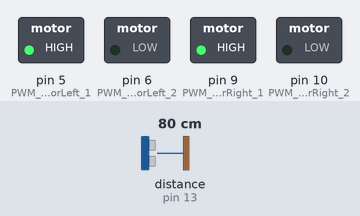
The sketch below on a simulated Arduino Uno, built with avr-gcc and run on an emulated ATmega328P. Parts: switched loads named in the sketch (green lamp = pin HIGH). Wiring (inferred from the names in the program): ultrasonic range finder: trigger pin 12; echo pin 13. The inputs (shaded band) are chosen by the test bench; at power-on: distance to the obstacle (sensor on pin 13) 80 cm. The echo pulse lasts 58.3 µs per cm; pins used as bus, display or sensor lines are not drawn; what the sketch prints to the serial monitor is not drawn.

Above: at 1.2 s.
1.3 s: distance to the obstacle (sensor on pin 13) set to 250 cm
At 3.3 s:
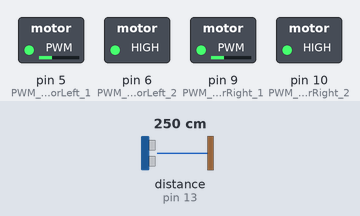
At 4.1 s:
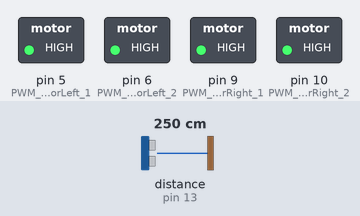
4.3 s: distance to the obstacle (sensor on pin 13) set to 18 cm
At 4.8 s:
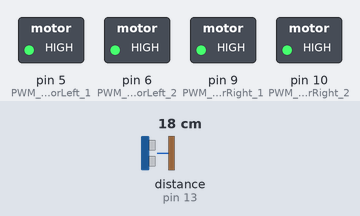
7.3 s: distance to the obstacle (sensor on pin 13) set to 299 cm
Timing chart, 0 to 21.6 s (numbered marks = the images above; inputs shaded):
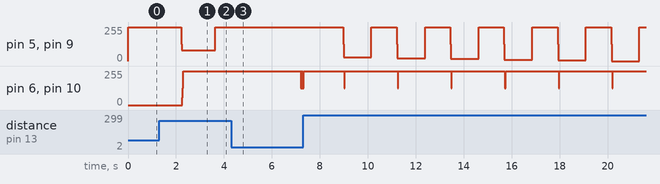

The sketch:

Dis_Controler.ino
```cpp
//Filename : Controler.ino
//Discription : 基于Arduino UNO的PWM及PID距离保持控制器

// 引脚定义
const int trigPin = 12;
const int echoPin = 13;

const int PWM_MotorLeft_1 = 5;//定义电机连接引脚
const int PWM_MotorLeft_2 = 6;
const int PWM_MotorRight_1 = 9;
const int PWM_MotorRight_2 = 10;

double distance = 0;

double setpoint = 30;

int WaveBit_Input;
int WaveBit_Output;

int duty;

typedef struct
{
    float Target_value;//目标值
    float Current_value;//当前值
    float PWM;//PWM
    float Current_Error;//目前误差
    float Last_Error;//上一次误差
    float Kp,Ki,Kd;//比例常数，积分常数，微分常数
    float PID_Output;//PID 输出，通常作为控制执行器的变量
    float Integral_value; //积分值
}
PID_TypeDef;
PID_TypeDef PID;//定义结构体变量

void setup()
{
    Serial.begin(9600);

    pinMode(trigPin, OUTPUT);//设置Trig引脚
    pinMode(echoPin, INPUT);//设置Echo引脚

    pinMode(PWM_MotorLeft_1, OUTPUT);
    pinMode(PWM_MotorLeft_2, OUTPUT);
    pinMode(PWM_MotorRight_1, OUTPUT);
    pinMode(PWM_MotorRight_2, OUTPUT);
}

//初始化 PID 各项参数
void PID_Init()
{
    PID.Target_value = 0.0;
    PID.Current_value = 0.0;
    PID.PWM = 0.0;
    PID.Current_Error = 0.0;
    PID.Last_Error = 0.0;
    PID.PID_Output = 0.0;
    PID.Integral_value = 0.0;
    PID.Kp = 750.0;
    PID.Ki = 2.5;
    PID.Kd = 0.0;
}

//PID 操作
float PID_operation(float value)
{
    PID.Target_value = value;//确定目标值
    PID.Current_Error = PID.Target_value - PID.Current_value;//计算偏差量
    PID.Integral_value += PID.Current_Error;//计算和
    PID.PID_Output = PID.Kp * PID.Current_Error + PID.Ki * PID.Integral_value + PID.Kd * (PID.Current_Error - PID.Last_Error);//PID运算
    PID.Last_Error = PID.Current_Error;//将当前误差值存入上一误差值
    PID.PWM = PID.PID_Output;//将当前值更新为 PID 的输出值
    PID.Current_value = PID.Current_value + PID.PWM;
    return PID.PWM;//返回当前值
}

//PWM波生产
void PWM(float c)
{
    if(c >= 0)
    {
        if(c >= 1024)
        {
            WaveBit_Input = 1023;
        }
        else if(c < 1024 && c >= 512)
        {
            WaveBit_Input = 511;
        }
        else
        {
            WaveBit_Input = c;
        }
        WaveBit_Output = map(WaveBit_Input, 0, 1023, 0, 255);
        analogWrite(PWM_MotorLeft_1,WaveBit_Output);
        analogWrite(PWM_MotorRight_1,WaveBit_Output);
    }
    else
    {
        if(c <= -1024)
        {
            WaveBit_Input = 1023;
        }
        else if(c > -1024 && c <= -512)
        {
            WaveBit_Input = 511;
        }
        else
        {
            WaveBit_Input = -c;
        }
        WaveBit_Output = map(WaveBit_Input,  0, 1023, 0, 255);
        analogWrite(PWM_MotorLeft_2,WaveBit_Output);
        analogWrite(PWM_MotorRight_2,WaveBit_Output);
    }
}

//获取距离
double Get_Distance()
{
    digitalWrite(trigPin, LOW);//确保Trig引脚处于低电平
    delayMicroseconds(2);//发送10us的高电平脉冲信号
    digitalWrite(trigPin, HIGH);
    delayMicroseconds(10);
    digitalWrite(trigPin, LOW);

    distance = pulseIn(echoPin, HIGH);//读取Echo引脚高电平时间, 返回超声波传播的时间，以微妙为单位

    distance = distance/58;//计算距离，声音速度要换算成微妙计算

    return distance;
}

void loop()
{
    PID_Init(); //PID 初始化

    while(1)
    {
        distance = Get_Distance();

        Serial.print("");
        Serial.println(setpoint);
        Serial.print("");
        Serial.println(distance);

        PID.Current_value = distance;

        duty = PID_operation(setpoint);

        Serial.println(duty);

        PWM(duty);
    }
}
```

Measured:
- after the input at 1.3 s, pin 5 (PWM_MotorLeft_1), pin 9 (PWM_MotorRight_1): 255/255 → 82/255 after 0.91 s, → 255/255 1.4 s later; pin 6 (PWM_MotorLeft_2), pin 10 (PWM_MotorRight_2): 0/255 → 255/255 after 0.95 s
- after the input at 4.3 s, pin 5 (PWM_MotorLeft_1), pin 9 (PWM_MotorRight_1): stays 255/255 (without the input it goes to 127/255 after 0.65 s)
